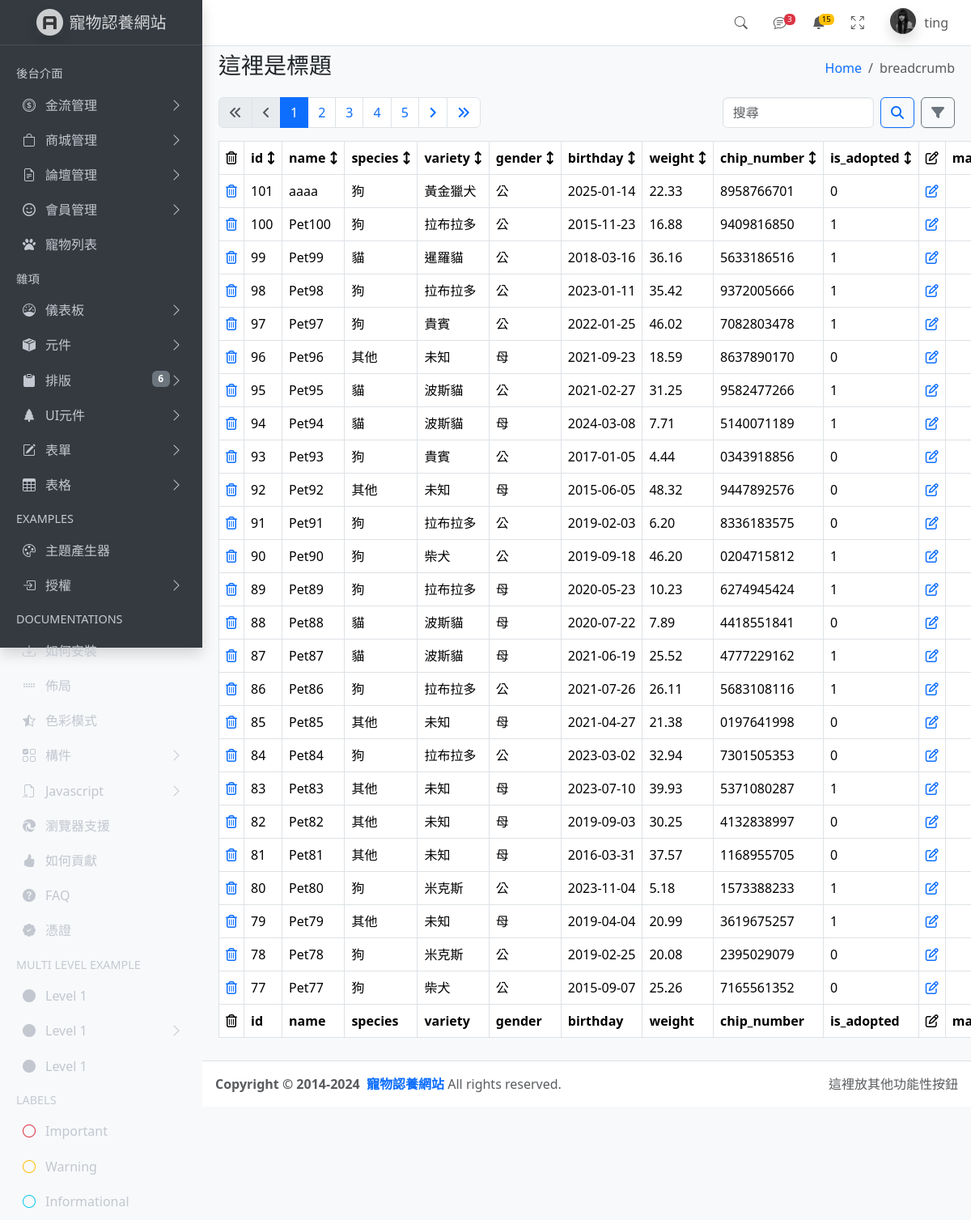
Page /dist/pages/pets/pet-list.php (signed in) on the committed database.
### tables this page shows
CREATE TABLE `pets` (
  `id` int NOT NULL,
  `name` varchar(50) DEFAULT NULL,
  `gender` varchar(50) DEFAULT NULL,
  `species` varchar(50) NOT NULL,
  `variety` varchar(255) DEFAULT NULL,
  `birthday` date DEFAULT NULL,
  `weight` decimal(10,2) DEFAULT NULL,
  `chip_number` varchar(50) DEFAULT NULL,
  `fixed` tinyint(1) DEFAULT NULL,
  `story` text,
  `store_id` int DEFAULT NULL,
  `created_at` timestamp NOT NULL DEFAULT CURRENT_TIMESTAMP,
  `is_adopted` tinyint(1) NOT NULL,
  `main_photo` varchar(255) DEFAULT NULL
);

### dist/pages/pets/pet-list.php (the view, shortened to what this page needs)
<?php
require __DIR__ . '/../parts/init.php';
$perPage = 25;
$page = isset($_GET['page']) ? intval($_GET['page']) : 1;
$where = 'WHERE 1';
$t_sql = "SELECT COUNT(1)
FROM `pets` $where";
$totalRows = $pdo->query($t_sql)->fetch(PDO::FETCH_NUM)[0];
$totalPages = ceil($totalRows / $perPage);
$sort = isset($_GET['sort']) ? $_GET['sort'] : 'id';
$order = isset($_GET['order']) && $_GET['order'] == 'asc' ? 'ASC' : 'DESC';
$rows = [];
if ($totalRows > 0) {
  $sql = sprintf(
    "SELECT * FROM pets
    %s
    ORDER BY %s %s LIMIT %s,%s",
    $where,
    $sort,
    $order,
    $perPage * ($page - 1),
    $perPage
  );
  $rows = $pdo->query($sql)->fetchAll();
}
$qs = array_filter($_GET);
?>
<?php include ROOT_PATH . 'dist/pages/parts/head.php' ?>
<body class="layout-fixed sidebar-expand-lg bg-body-tertiary">
  <div class="app-wrapper">
    <?php include ROOT_PATH . 'dist/pages/parts/navbar.php' ?>
    <?php include ROOT_PATH . 'dist/pages/parts/sidebar.php' ?>
    <main class="app-main pt-5">
      <div class="app-content-header">
        <div class="container-fluid">
          <div class="row">
            <div class="col-sm-6">
              <h3 class="mb-0">這裡是標題</h3>
            </div>
            <div class="col-sm-6">
              <ol class="breadcrumb float-sm-end">
                <li class="breadcrumb-item"><a href="#">Home</a></li>
                <li class="breadcrumb-item active" aria-current="page">breadcrumb</li>
              </ol>
            </div>
          </div>
        </div>
      </div>
      <div class="app-content">
        <div class="container-fluid">
          <div class="row align-items-end">
          <div class="col-8">
              <ul class="pagination">
                <li class="page-item <?= $page === 1 ? 'disabled' : '' ?>">
                  <a class="page-link "
                    href="?<?= $qs['page'] = 1;
                            echo http_build_query($qs) ?>">
                    <i class="fa-solid fa-angles-left"></i>
                  </a>
                </li>
                <li class="page-item <?= $page == 1 ? 'disabled' : '' ?>">
                  <a class="page-link" href="?<?php $qs['page'] = $page - 1;
                                              echo http_build_query($qs) ?>">
                    <i class="fa-solid fa-angle-left"></i>
                  </a>
                </li>
                <?php for (
                  $i = ($page >= ($totalPages - 1)) ?
                    (($page == $totalPages - 1) ? $page - 3 : $page - 4) : ($page - 2);
                  $i <= (($page <= 2) ? 5 : ($page + 2));
                  $i++
                ):
                  if ($i >= 1 and $i <= $totalPages):
                    $qs = array_filter($_GET);
                    $qs['page'] = $i;
                ?>
                    <li class="page-item <?= $i == $page ? 'active' : '' ?>">
                      <a class="page-link" href="?<?= http_build_query($qs) ?>"><?= $i ?></a>
                    </li>
                <?php endif;
                endfor; ?>
                <li class="page-item <?= $page == $totalPages ? 'disabled' : '' ?>">
                  <a class="page-link" href="?<?php $qs['page'] = $page + 1;
                                              echo http_build_query($qs) ?>">
                    <i class="fa-solid fa-angle-right"></i>
                  </a>
                </li>
                <li class="page-item <?= $page == $totalPages ? 'disabled' : '' ?>">
                  <a class="page-link" href="?
                            <?php $qs['page'] = $totalPages;
                            echo http_build_query($qs) ?>">
                    <i class="fa-solid fa-angles-right"></i>
                  </a>
                </li>
              </ul>
            </div>
            <div class="col-4 mb-2">
              <form role="search" method="GET">
                <div class="d-flex mb-2">
                  <input class="form-control me-2" name="keyword"
                    value="<?= isset($_GET['keyword']) ? htmlspecialchars(trim($_GET['keyword'], '"')) : '' ?>"
                    type="search" placeholder="搜尋" aria-label="Search">
                  <button class="btn btn-outline-primary" type="submit">
                    <i class="fa-solid fa-magnifying-glass"></i>
                  </button>
                  <button class="btn btn-outline-secondary ms-2" type="button" data-bs-toggle="collapse" data-bs-target="#advancedSearch" aria-expanded="false" aria-controls="advancedSearch">
                    <i class="fa-solid fa-filter"></i>
                  </button>
                </div>
              </form>
            </div>
          </div>
          <div class="row">
            <div class="col-sm-12">
              <table id="pet-info" class="table table-bordered table-hover">
                <thead>
                  <tr>
                    <th><i class="fa-regular fa-trash-can"></i></th>
                    <?php
                    $columns = ['id', 'name', 'species', 'variety', 'gender', 'birthday', 'weight', 'chip_number', 'is_adopted'];
                    foreach ($columns as $col) {
                      $sortClass = 'fa-arrows-up-down';
                      $linkClass = '';
                      $nextOrder = 'desc';
                      echo "<th>
              <div class='d-flex justify-content-between align-items-center'>
                $col
                <a href='?sort=$col&order=$nextOrder' class='$linkClass'>
                  <i class='fa-solid $sortClass'></i>
                </a>
              </div>
            </th>";
                    }
                    ?>
                    <th><i class="fa-regular fa-pen-to-square"></i></th>
                    <th>main_photo</th>
                  </tr>
                </thead>
                <tbody>
                  <?php
                  foreach ($rows as $r):
                  ?>
                    <tr>
                      <td><a href="javascript:" onclick="deleteOne(event)">
                          <i class="fa-regular fa-trash-can"></i>
                        </a></td>
                      <td><?= $r['id'] ?></td>
                      <td><?= $r['name'] ?></td>
                      <td><?= $r['species'] ?></td>
                      <td><?= $r['variety'] ?></td>
                      <td><?= $r['gender'] ?></td>
                      <td><?= $r['birthday'] ?></td>
                      <td><?= $r['weight'] ?></td>
                      <td><?= $r['chip_number'] ?></td>
                      <td><?= $r['is_adopted'] ?></td>
                      <td><a href="pet-edit.php?id=<?= $r['id'] ?>"><i class="fa-regular fa-pen-to-square"></i></a></td>
                      <th><?php if (!empty($r['main_photo'])):
                          ?>
                          <img src="./pets_photo/<?= $r['main_photo'] ?>" alt="" width="100px">
                        <?php endif; ?>
                      </th>
                    </tr>
                  <?php endforeach; ?>
                </tbody>
                <tfoot>
                  <tr>
                    <th><i class="fa-regular fa-trash-can"></i></th>
                    <th>id</th>
                    <th>name</th>
                    <th>species</th>
                    <th>variety</th>
                    <th>gender</th>
                    <th>birthday</th>
                    <th>weight</th>
                    <th>chip_number</th>
                    <th>is_adopted</th>
                    <th><i class="fa-regular fa-pen-to-square"></i></th>
                    <th>main_photo</th>
                  </tr>
                </tfoot>
              </table>
            </div>
          </div>
        </div>
      </div>
    </main>
    <?php include ROOT_PATH . 'dist/pages/parts/footer.php' ?>
  </div>
</body>
</html>

### dist/pages/pets/pet-list.php (style rules this page uses)
#pet-info th .d-flex { white-space: nowrap; }
#pet-info th a { margin-left: 5px; color: inherit; text-decoration: none; }

### rows in the picture
pets: id "101", name "aaaa", species "狗", variety "黃金獵犬", gender "公", birthday "2025-01-14", weight "22.33", chip_number "8958766701", is_adopted "0"
pets: id "100", name "Pet100", species "狗", variety "拉布拉多", gender "公", birthday "2015-11-23", weight "16.88", chip_number "9409816850", is_adopted "1"
pets: id "99", name "Pet99", species "貓", variety "暹羅貓", gender "公", birthday "2018-03-16", weight "36.16", chip_number "5633186516", is_adopted "1"
pets: id "98", name "Pet98", species "狗", variety "拉布拉多", gender "公", birthday "2023-01-11", weight "35.42", chip_number "9372005666", is_adopted "1"
pets: id "97", name "Pet97", species "狗", variety "貴賓", gender "公", birthday "2022-01-25", weight "46.02", chip_number "7082803478", is_adopted "1"
pets: id "96", name "Pet96", species "其他", variety "未知", gender "母", birthday "2021-09-23", weight "18.59", chip_number "8637890170", is_adopted "0"
pets: id "95", name "Pet95", species "貓", variety "波斯貓", gender "公", birthday "2021-02-27", weight "31.25", chip_number "9582477266", is_adopted "1"
pets: id "94", name "Pet94", species "貓", variety "波斯貓", gender "母", birthday "2024-03-08", weight "7.71", chip_number "5140071189", is_adopted "1"
pets: id "93", name "Pet93", species "狗", variety "貴賓", gender "公", birthday "2017-01-05", weight "4.44", chip_number "0343918856", is_adopted "0"
pets: id "92", name "Pet92", species "其他", variety "未知", gender "母", birthday "2015-06-05", weight "48.32", chip_number "9447892576", is_adopted "0"
pets: id "91", name "Pet91", species "狗", variety "拉布拉多", gender "公", birthday "2019-02-03", weight "6.20", chip_number "8336183575", is_adopted "0"
pets: id "90", name "Pet90", species "狗", variety "柴犬", gender "公", birthday "2019-09-18", weight "46.20", chip_number "0204715812", is_adopted "1"
pets: id "89", name "Pet89", species "狗", variety "拉布拉多", gender "母", birthday "2020-05-23", weight "10.23", chip_number "6274945424", is_adopted "1"
pets: id "88", name "Pet88", species "貓", variety "波斯貓", gender "母", birthday "2020-07-22", weight "7.89", chip_number "4418551841", is_adopted "0"
pets: id "87", name "Pet87", species "貓", variety "波斯貓", gender "母", birthday "2021-06-19", weight "25.52", chip_number "4777229162", is_adopted "1"
pets: id "86", name "Pet86", species "狗", variety "拉布拉多", gender "公", birthday "2021-07-26", weight "26.11", chip_number "5683108116", is_adopted "1"
pets: id "85", name "Pet85", species "其他", variety "未知", gender "母", birthday "2021-04-27", weight "21.38", chip_number "0197641998", is_adopted "0"
pets: id "84", name "Pet84", species "狗", variety "拉布拉多", gender "公", birthday "2023-03-02", weight "32.94", chip_number "7301505353", is_adopted "0"
pets: id "83", name "Pet83", species "其他", variety "未知", gender "母", birthday "2023-07-10", weight "39.93", chip_number "5371080287", is_adopted "1"
pets: id "82", name "Pet82", species "其他", variety "未知", gender "母", birthday "2019-09-03", weight "30.25", chip_number "4132838997", is_adopted "0"
pets: id "81", name "Pet81", species "其他", variety "未知", gender "母", birthday "2016-03-31", weight "37.57", chip_number "1168955705", is_adopted "0"
pets: id "80", name "Pet80", species "狗", variety "米克斯", gender "公", birthday "2023-11-04", weight "5.18", chip_number "1573388233", is_adopted "1"
pets: id "79", name "Pet79", species "其他", variety "未知", gender "母", birthday "2019-04-04", weight "20.99", chip_number "3619675257", is_adopted "1"
pets: id "78", name "Pet78", species "狗", variety "米克斯", gender "公", birthday "2019-02-25", weight "20.08", chip_number "2395029079", is_adopted "0"
pets: id "77", name "Pet77", species "狗", variety "柴犬", gender "公", birthday "2015-09-07", weight "25.26", chip_number "7165561352", is_adopted "0"

### other values in the picture
$current_account "ting"
$col "id"
$col "name"
$col "species"
$col "variety"
$col "gender"
$col "birthday"
$col "weight"
$col "chip_number"
$col "is_adopted"
